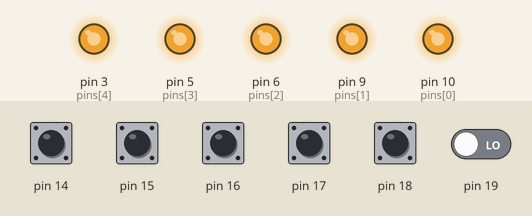
Recording of a sketch running on a simulated Arduino Uno, built for the host (arithmetic inside an expression is 32-bit, double 64-bit). Shown: output pins drawn as LEDs (lit = HIGH). The test bench sets the inputs (shaded band); at power-on: pin 14–18 HIGH, pin 19 LOW.

Above: at 0.15 s.
At 0.75 s:
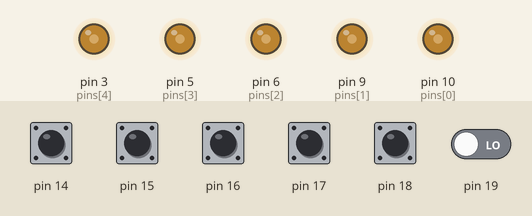
At 1.3 s:
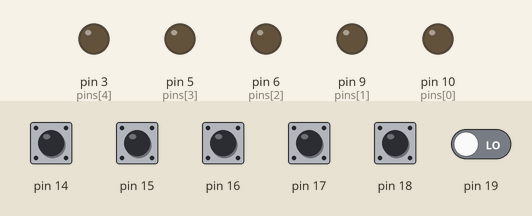
Timing chart, 0 to 2.8 s (numbered marks = the images above):
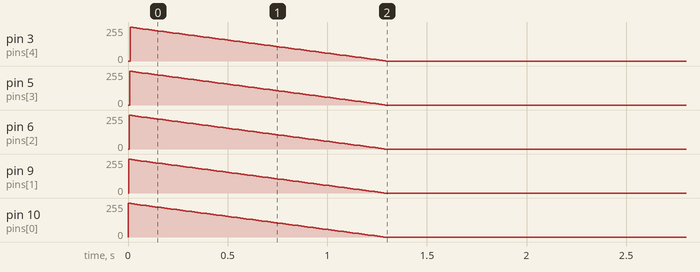

The sketch:

ArduinoSHIM_5light_x_5Sens.ino
```cpp
// http://arduino.ru/forum/programmirovanie/upravlenie-svetom-s-pomoshchyu-arduiny-i-datchika-dvizheniya
//#include <avr/wdt.h>

byte pins[5] = {
  10,9,6,5,3}; // массив выводов  ШИМ-сигнала на лампочки
int states[5] = {
  255,255,255,255,255}; // массив состояний датчиков лампочек здесь 255 - лампа выключена

void setup()
{
  //
  // wdt_enable(WDTO_4S);
  PORTC = 0b11111;  // подтяжка входных выводов на 1
  PORTD = 0b100;    // подтяжка входных выводов на 1
  // настройка на выход выводов
  for(byte i = 0; i < 5; i++)
    pinMode(pins[i], OUTPUT);
}

void loop()
{

    // цикл изменения состояния по каждой лампе
    for(byte i = 0; i < 5; i++)
    {
      // когда датчик очередной лампы в 1 - декримент (увеличение светимости) шим сишнала на 3 единицы
      if((PINC&(1<<i))) states[i] -= 3;
        else
          {
     // даже если датчик лампы неактивен, но включились другие галогенки - декримент (увеличение светимости) очередной лампы
            if((PIND&0b100)) states[i] -= 3;
            else states[i]++;
          }
      states[i] = constrain(states[i], 0, 255);
      analogWrite(pins[i], states[i]);
      delay(3);
    }


  //wdt_reset();
}
```
